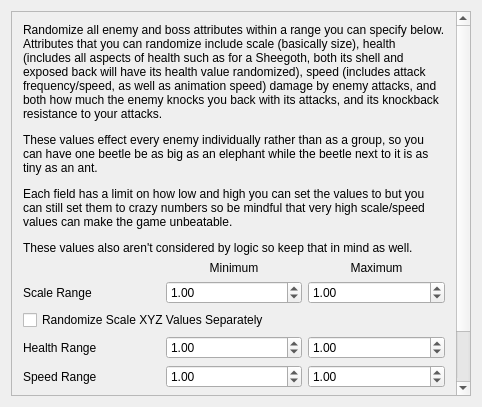
<?xml version="1.0" encoding="UTF-8"?>
<ui version="4.0">
 <class>EnemyAttributeRandomizer</class>
 <widget class="QMainWindow" name="EnemyAttributeRandomizer">
  <property name="geometry">
   <rect>
    <x>0</x>
    <y>0</y>
    <width>482</width>
    <height>407</height>
   </rect>
  </property>
  <property name="windowTitle">
   <string>Energy</string>
  </property>
  <widget class="QWidget" name="centralWidget">
   <property name="maximumSize">
    <size>
     <width>16777215</width>
     <height>16777215</height>
    </size>
   </property>
   <layout class="QGridLayout" name="gridLayout">
    <item row="0" column="0">
     <widget class="QScrollArea" name="scroll_area">
      <property name="widgetResizable">
       <bool>true</bool>
      </property>
      <widget class="QWidget" name="scroll_area_contents">
       <property name="geometry">
        <rect>
         <x>0</x>
         <y>0</y>
         <width>445</width>
         <height>466</height>
        </rect>
       </property>
       <property name="sizePolicy">
        <sizepolicy hsizetype="Ignored" vsizetype="Preferred">
         <horstretch>0</horstretch>
         <verstretch>0</verstretch>
        </sizepolicy>
       </property>
       <layout class="QGridLayout" name="gridLayout_2">
        <item row="1" column="1">
         <widget class="QLabel" name="minimum_label">
          <property name="text">
           <string>&lt;html&gt;&lt;head/&gt;&lt;body&gt;&lt;p align=&quot;center&quot;&gt;Minimum&lt;/p&gt;&lt;/body&gt;&lt;/html&gt;</string>
          </property>
         </widget>
        </item>
        <item row="1" column="2">
         <widget class="QLabel" name="maximum_label">
          <property name="text">
           <string>&lt;html&gt;&lt;head/&gt;&lt;body&gt;&lt;p align=&quot;center&quot;&gt;Maximum&lt;/p&gt;&lt;/body&gt;&lt;/html&gt;</string>
          </property>
         </widget>
        </item>
        <item row="2" column="0">
         <widget class="QLabel" name="scale_attribute_label">
          <property name="maximumSize">
           <size>
            <width>167</width>
            <height>16777215</height>
           </size>
          </property>
          <property name="text">
           <string>Scale Range</string>
          </property>
         </widget>
        </item>
        <item row="2" column="1">
         <widget class="QDoubleSpinBox" name="range_scale_low">
          <property name="maximumSize">
           <size>
            <width>167</width>
            <height>16777215</height>
           </size>
          </property>
          <property name="minimum">
           <double>0.010000000000000</double>
          </property>
          <property name="maximum">
           <double>25.000000000000000</double>
          </property>
          <property name="singleStep">
           <double>0.250000000000000</double>
          </property>
          <property name="value">
           <double>1.000000000000000</double>
          </property>
         </widget>
        </item>
        <item row="2" column="2">
         <widget class="QDoubleSpinBox" name="range_scale_high">
          <property name="maximumSize">
           <size>
            <width>167</width>
            <height>16777215</height>
           </size>
          </property>
          <property name="minimum">
           <double>0.010000000000000</double>
          </property>
          <property name="maximum">
           <double>25.000000000000000</double>
          </property>
          <property name="singleStep">
           <double>0.250000000000000</double>
          </property>
          <property name="value">
           <double>1.000000000000000</double>
          </property>
         </widget>
        </item>
        <item row="3" column="0" colspan="2">
         <widget class="QCheckBox" name="diff_xyz">
          <property name="text">
           <string>Randomize Scale XYZ Values Separately</string>
          </property>
         </widget>
        </item>
        <item row="4" column="0">
         <widget class="QLabel" name="health_attribute_label">
          <property name="maximumSize">
           <size>
            <width>167</width>
            <height>16777215</height>
           </size>
          </property>
          <property name="text">
           <string>Health Range</string>
          </property>
         </widget>
        </item>
        <item row="4" column="1">
         <widget class="QDoubleSpinBox" name="range_health_low">
          <property name="maximumSize">
           <size>
            <width>167</width>
            <height>16777215</height>
           </size>
          </property>
          <property name="minimum">
           <double>0.010000000000000</double>
          </property>
          <property name="maximum">
           <double>1000.000000000000000</double>
          </property>
          <property name="singleStep">
           <double>0.250000000000000</double>
          </property>
          <property name="value">
           <double>1.000000000000000</double>
          </property>
         </widget>
        </item>
        <item row="4" column="2">
         <widget class="QDoubleSpinBox" name="range_health_high">
          <property name="maximumSize">
           <size>
            <width>167</width>
            <height>16777215</height>
           </size>
          </property>
          <property name="minimum">
           <double>0.010000000000000</double>
          </property>
          <property name="maximum">
           <double>1000.000000000000000</double>
          </property>
          <property name="singleStep">
           <double>0.250000000000000</double>
          </property>
          <property name="value">
           <double>1.000000000000000</double>
          </property>
         </widget>
        </item>
        <item row="5" column="0">
         <widget class="QLabel" name="speed_attribute_label">
          <property name="maximumSize">
           <size>
            <width>167</width>
            <height>16777215</height>
           </size>
          </property>
          <property name="text">
           <string>Speed Range</string>
          </property>
         </widget>
        </item>
        <item row="5" column="1">
         <widget class="QDoubleSpinBox" name="range_speed_low">
          <property name="maximumSize">
           <size>
            <width>167</width>
            <height>16777215</height>
           </size>
          </property>
          <property name="maximum">
           <double>100.000000000000000</double>
          </property>
          <property name="singleStep">
           <double>0.250000000000000</double>
          </property>
          <property name="value">
           <double>1.000000000000000</double>
          </property>
         </widget>
        </item>
        <item row="5" column="2">
         <widget class="QDoubleSpinBox" name="range_speed_high">
          <property name="maximumSize">
           <size>
            <width>167</width>
            <height>16777215</height>
           </size>
          </property>
          <property name="maximum">
           <double>100.000000000000000</double>
          </property>
          <property name="singleStep">
           <double>0.250000000000000</double>
          </property>
          <property name="value">
           <double>1.000000000000000</double>
          </property>
         </widget>
        </item>
        <item row="6" column="0">
         <widget class="QLabel" name="damage_attribute_label">
          <property name="maximumSize">
           <size>
            <width>167</width>
            <height>16777215</height>
           </size>
          </property>
          <property name="text">
           <string>Damage Range</string>
          </property>
         </widget>
        </item>
        <item row="6" column="1">
         <widget class="QDoubleSpinBox" name="range_damage_low">
          <property name="maximumSize">
           <size>
            <width>167</width>
            <height>16777215</height>
           </size>
          </property>
          <property name="maximum">
           <double>1000.000000000000000</double>
          </property>
          <property name="singleStep">
           <double>0.250000000000000</double>
          </property>
          <property name="value">
           <double>1.000000000000000</double>
          </property>
         </widget>
        </item>
        <item row="6" column="2">
         <widget class="QDoubleSpinBox" name="range_damage_high">
          <property name="maximumSize">
           <size>
            <width>167</width>
            <height>16777215</height>
           </size>
          </property>
          <property name="maximum">
           <double>1000.000000000000000</double>
          </property>
          <property name="singleStep">
           <double>0.250000000000000</double>
          </property>
          <property name="value">
           <double>1.000000000000000</double>
          </property>
         </widget>
        </item>
        <item row="7" column="0">
         <widget class="QLabel" name="knockback_attribute_label">
          <property name="maximumSize">
           <size>
            <width>167</width>
            <height>16777215</height>
           </size>
          </property>
          <property name="text">
           <string>Knockback Range</string>
          </property>
         </widget>
        </item>
        <item row="7" column="1">
         <widget class="QDoubleSpinBox" name="range_knockback_low">
          <property name="maximumSize">
           <size>
            <width>167</width>
            <height>16777215</height>
           </size>
          </property>
          <property name="maximum">
           <double>1000.000000000000000</double>
          </property>
          <property name="singleStep">
           <double>0.250000000000000</double>
          </property>
          <property name="value">
           <double>1.000000000000000</double>
          </property>
         </widget>
        </item>
        <item row="7" column="2">
         <widget class="QDoubleSpinBox" name="range_knockback_high">
          <property name="maximumSize">
           <size>
            <width>167</width>
            <height>16777215</height>
           </size>
          </property>
          <property name="maximum">
           <double>1000.000000000000000</double>
          </property>
          <property name="singleStep">
           <double>0.250000000000000</double>
          </property>
          <property name="value">
           <double>1.000000000000000</double>
          </property>
         </widget>
        </item>
        <item row="0" column="0" colspan="3">
         <widget class="QLabel" name="enemy_stat_randomizer_description">
          <property name="text">
           <string>&lt;html&gt;&lt;head/&gt;&lt;body&gt;&lt;p&gt;Randomize all enemy and boss attributes within a range you can specify below. Attributes that you can randomize include scale (basically size), health (includes all aspects of health such as for a Sheegoth, both its shell and exposed back will have its health value randomized), speed (includes attack frequency/speed, as well as animation speed) damage by enemy attacks, and both how much the enemy knocks you back with its attacks, and its knockback resistance to your attacks.&lt;/p&gt;&lt;p&gt;These values effect every enemy individually rather than as a group, so you can have one beetle be as big as an elephant while the beetle next to it is as tiny as an ant.&lt;/p&gt;&lt;p&gt;Each field has a limit on how low and high you can set the values to but you can still set them to crazy numbers so be mindful that very high scale/speed values can make the game unbeatable.&lt;/p&gt;&lt;p&gt;These values also aren't considered by logic so keep that in mind as well.&lt;/p&gt;&lt;/body&gt;&lt;/html&gt;</string>
          </property>
          <property name="wordWrap">
           <bool>true</bool>
          </property>
         </widget>
        </item>
       </layout>
      </widget>
     </widget>
    </item>
   </layout>
  </widget>
 </widget>
 <layoutdefault spacing="6" margin="11"/>
 <resources/>
 <connections/>
</ui>
